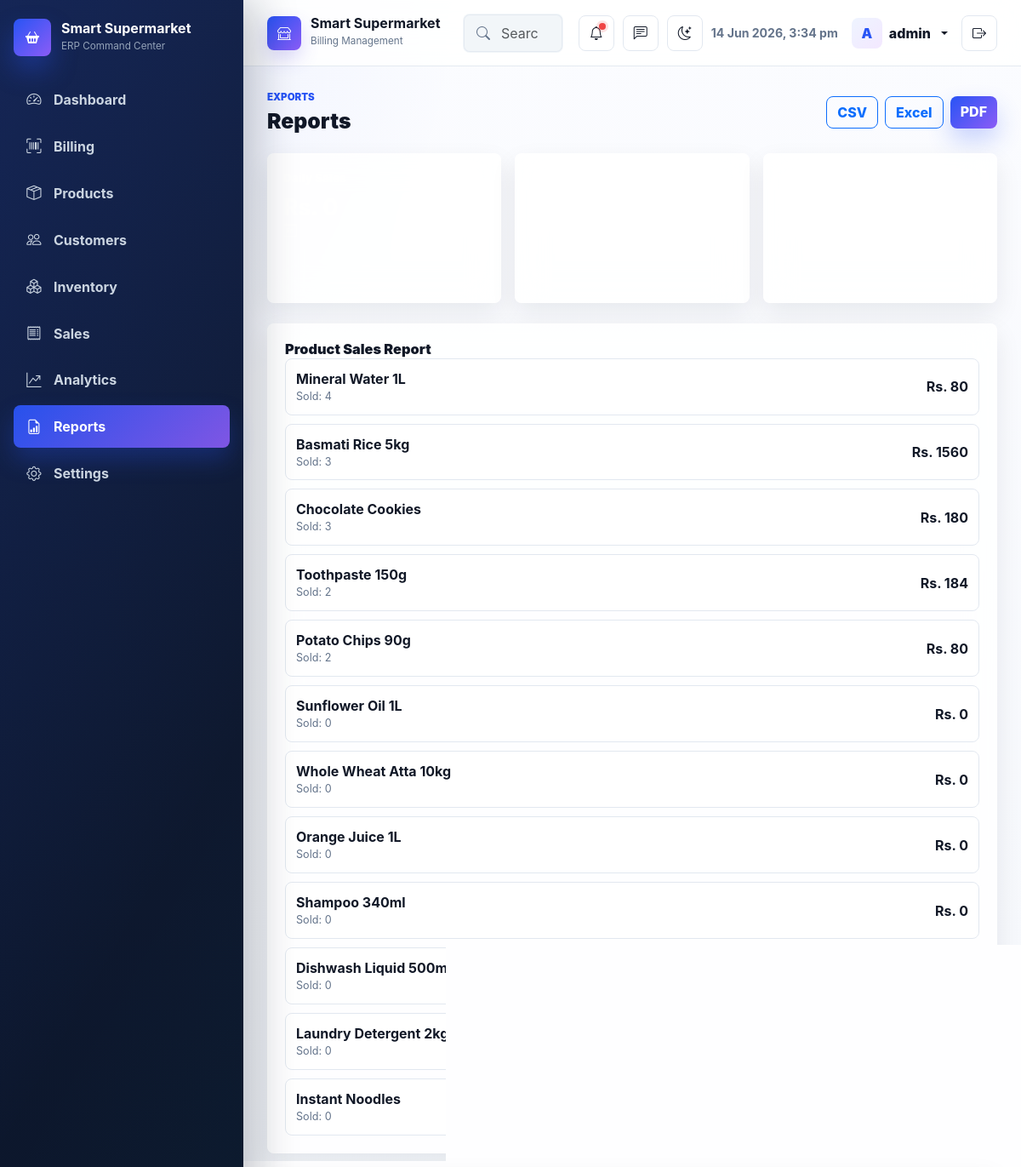
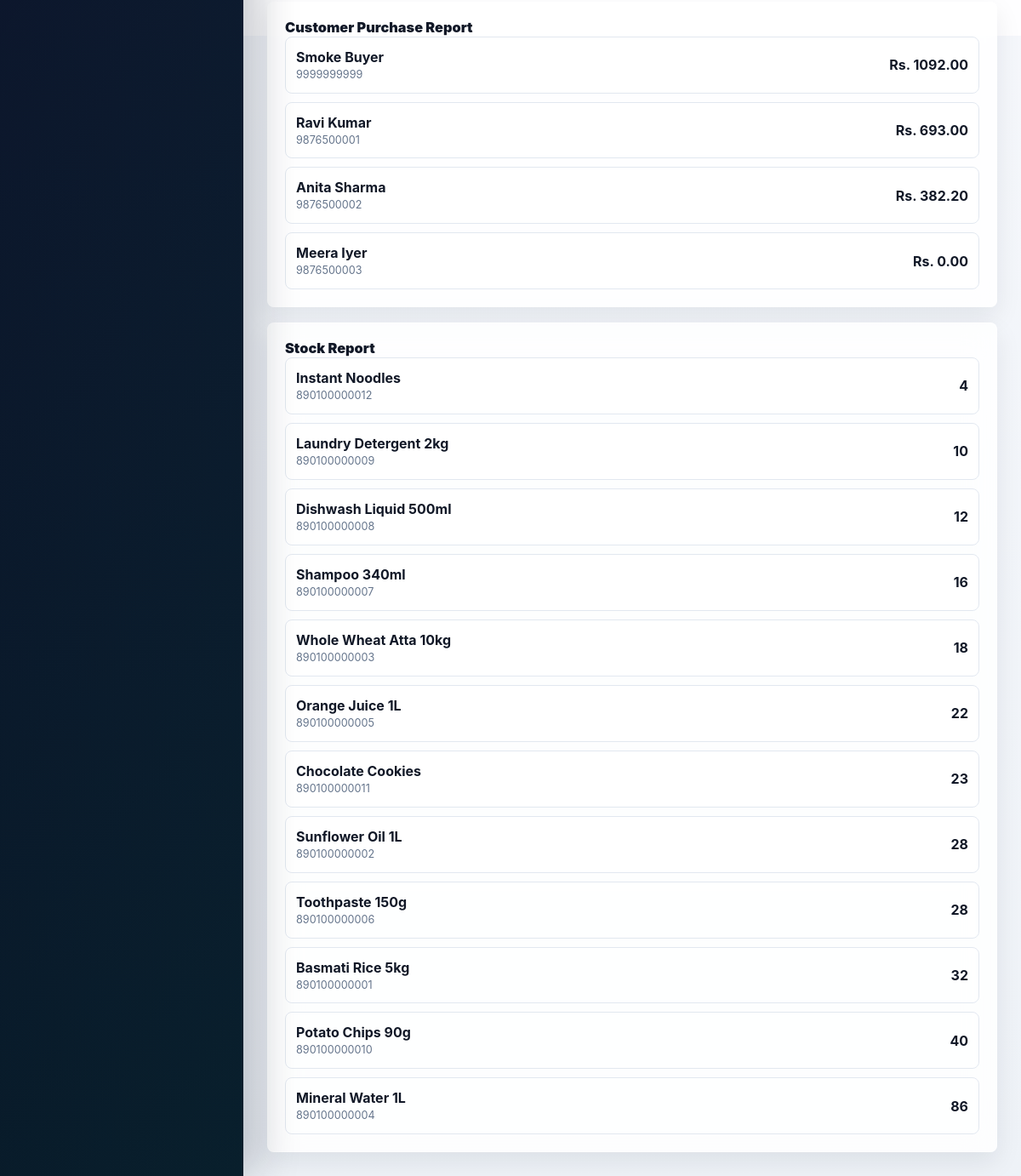
The app's page /reports/ (signed in) with its own data (2 pictures, top to bottom).
### billing/models.py (models this page shows, shortened)
class TimeStampedModel(models.Model):
    created_at = models.DateTimeField(auto_now_add=True)
    updated_at = models.DateTimeField(auto_now=True)
    class Meta:
        abstract = True

class Product(TimeStampedModel):
    name = models.CharField(max_length=180)
    barcode = models.CharField(max_length=64, unique=True, blank=True)
    category = models.ForeignKey(Category, on_delete=models.SET_NULL, null=True, blank=True, related_name='products')
    brand = models.CharField(max_length=120, blank=True)
    cost_price = models.DecimalField(max_digits=10, decimal_places=2, validators=[MinValueValidator(Decimal('0'))])
    selling_price = models.DecimalField(max_digits=10, decimal_places=2, validators=[MinValueValidator(Decimal('0'))])
    quantity = models.PositiveIntegerField(default=0)
    stock_level = models.PositiveIntegerField(default=10)
    image = models.ImageField(upload_to='products/', blank=True, null=True)
    description = models.TextField(blank=True)
    class Meta:
        ordering = ['name']

class Customer(TimeStampedModel):
    name = models.CharField(max_length=160)
    phone = models.CharField(max_length=20, unique=True)
    email = models.EmailField(blank=True)
    address = models.TextField(blank=True)
    total_purchases = models.DecimalField(max_digits=12, decimal_places=2, default=0)
    last_purchase_date = models.DateTimeField(blank=True, null=True)
    class Meta:
        ordering = ['name']

### billing/views.py (the view)
# urls.py: path('reports/', views.ReportsView.as_view(), name='reports'),
class ReportsView(StaffOnlyMixin, TemplateView):
    template_name = 'billing/reports.html'
    def get_context_data(self, **kwargs):
        context = super().get_context_data(**kwargs)
        today = timezone.localdate()
        context['daily_total'] = Bill.objects.filter(created_at__date=today).aggregate(total=Sum('grand_total'))['total'] or 0
        context['weekly_total'] = Bill.objects.filter(created_at__date__gte=today - timedelta(days=6)).aggregate(total=Sum('grand_total'))['total'] or 0
        context['monthly_total'] = Bill.objects.filter(created_at__date__month=today.month, created_at__date__year=today.year).aggregate(total=Sum('grand_total'))['total'] or 0
        context['product_sales'] = Product.objects.annotate(sold=Sum('bill_items__quantity'), revenue=Sum('bill_items__total_price')).order_by('-sold')[:12]
        context['customer_purchases'] = Customer.objects.order_by('-total_purchases')[:12]
        context['stock_report'] = Product.objects.order_by('quantity')[:12]
        return context

### billing/templates/billing/reports.html (shortened to what this page needs)
{% extends 'billing/base.html' %}
{% block content %}
<div class="page-head">
    <div><p class="eyebrow">Exports</p><h1>Reports</h1></div>
    <div class="d-flex gap-2">
        <a class="btn btn-outline-primary" href="{% url 'report_export' 'csv' %}">CSV</a>
        <a class="btn btn-outline-primary" href="{% url 'report_export' 'xlsx' %}">Excel</a>
        <a class="btn btn-primary" href="{% url 'report_export' 'pdf' %}">PDF</a>
    </div>
</div>
<div class="metric-grid compact">
    <div class="metric-card"><span>Daily Sales</span><strong>Rs. {{ daily_total }}</strong><i class="bi bi-calendar-day"></i></div>
    <div class="metric-card"><span>Weekly Sales</span><strong>Rs. {{ weekly_total }}</strong><i class="bi bi-calendar-week"></i></div>
    <div class="metric-card"><span>Monthly Sales</span><strong>Rs. {{ monthly_total }}</strong><i class="bi bi-calendar-month"></i></div>
</div>
<div class="report-grid mt-4">
    <section class="panel"><h2>Product Sales Report</h2>{% include 'billing/partials/report_products.html' with products=product_sales %}</section>
    <section class="panel"><h2>Customer Purchase Report</h2>{% include 'billing/partials/customer_rows.html' with customers=customer_purchases %}</section>
    <section class="panel"><h2>Stock Report</h2>{% include 'billing/partials/product_rows.html' with products=stock_report %}</section>
</div>
{% endblock %}

### billing/templates/billing/base.html (shortened to what this page needs)
{% load static %}
<!doctype html>
<html lang="en">
<head>
    <link href="https://cdn.jsdelivr.net/npm/bootstrap@5.3.8/dist/css/bootstrap.min.css" rel="stylesheet">
    <link href="https://cdn.jsdelivr.net/npm/bootstrap-icons@1.13.1/font/bootstrap-icons.min.css" rel="stylesheet">
    <link href="https://cdn.datatables.net/2.3.4/css/dataTables.bootstrap5.min.css" rel="stylesheet">
    <link href="https://cdn.jsdelivr.net/npm/aos@2.3.4/dist/aos.css" rel="stylesheet">
    <link href="{% static 'billing/css/app.css' %}" rel="stylesheet">
</head>
<body>
<div class="app-shell">
    <aside class="sidebar">
        <a class="brand" href="{% url 'dashboard' %}">
            <span class="brand-mark"><i class="bi bi-basket2-fill"></i></span>
            <span><b>{% if shop_settings %}{{ shop_settings.shop_name }}{% else %}Smart Supermarket{% endif %}</b><small>ERP Command Center</small></span>
        </a>
        <nav class="nav flex-column">
            <a class="nav-link {% if request.resolver_match.url_name == 'dashboard' %}active{% endif %}" href="{% url 'dashboard' %}"><i class="bi bi-speedometer2"></i> Dashboard</a>
            <a class="nav-link {% if request.resolver_match.url_name == 'billing' %}active{% endif %}" href="{% url 'billing' %}"><i class="bi bi-upc-scan"></i> Billing</a>
            <a class="nav-link {% if 'product' in request.resolver_match.url_name %}active{% endif %}" href="{% url 'product_list' %}"><i class="bi bi-box-seam"></i> Products</a>
            <a class="nav-link {% if 'customer' in request.resolver_match.url_name %}active{% endif %}" href="{% url 'customer_list' %}"><i class="bi bi-people"></i> Customers</a>
            <a class="nav-link {% if request.resolver_match.url_name == 'stock_alerts' %}active{% endif %}" href="{% url 'stock_alerts' %}"><i class="bi bi-boxes"></i> Inventory</a>
            <a class="nav-link {% if 'sales' in request.resolver_match.url_name or request.resolver_match.url_name == 'bill_detail' %}active{% endif %}" href="{% url 'sales_history' %}"><i class="bi bi-receipt"></i> Sales</a>
            <a class="nav-link {% if request.resolver_match.url_name == 'analytics' %}active{% endif %}" href="{% url 'analytics' %}"><i class="bi bi-graph-up-arrow"></i> Analytics</a>
            <a class="nav-link {% if request.resolver_match.url_name == 'reports' %}active{% endif %}" href="{% url 'reports' %}"><i class="bi bi-file-earmark-bar-graph"></i> Reports</a>
            <a class="nav-link {% if request.resolver_match.url_name == 'settings' %}active{% endif %}" href="{% url 'settings' %}"><i class="bi bi-gear"></i> Settings</a>
        </nav>
    </aside>
    <main class="main">
        <header class="topbar">
            <a class="topbar-store" href="{% url 'dashboard' %}">
                <span class="store-logo"><i class="bi bi-shop-window"></i></span>
                <span><b>{% if shop_settings %}{{ shop_settings.shop_name }}{% else %}Smart Supermarket{% endif %}</b><small>Billing Management</small></span>
            </a>
            <div class="search-wrap">
                <i class="bi bi-search"></i>
                <input class="form-control" type="search" placeholder="Search invoices, products, customers">
            </div>
            <div class="topbar-actions">
                <button class="icon-btn position-relative" title="Notifications"><i class="bi bi-bell"></i><span class="status-dot"></span></button>
                <button class="icon-btn" title="Messages"><i class="bi bi-chat-left-text"></i></button>
                <button class="icon-btn" id="themeToggle" title="Toggle dark mode" aria-label="Toggle dark mode"><i class="bi bi-moon-stars"></i></button>
                <span class="clock" id="currentClock"></span>
                <div class="dropdown">
                    <button class="profile dropdown-toggle" data-bs-toggle="dropdown">
                        <span class="avatar">{{ request.user.username|slice:":1"|upper }}</span>
                        <span>{{ request.user.username }}</span>
                    </button>
                </div>
                <form method="post" action="{% url 'logout' %}" class="d-none d-xl-block">
                    <button class="icon-btn danger" type="submit" title="Logout"><i class="bi bi-box-arrow-right"></i></button>
                </form>
            </div>
        </header>
        <section class="content">
            {% block content %}{% endblock %}
        </section>
    </main>
</div>
</body>
</html>

### billing/templates/billing/partials/report_products.html
<div class="list-stack">
    {% for product in products %}
        <div class="mini-row">
            <span><strong>{{ product.name }}</strong><small>Sold: {{ product.sold|default:0 }}</small></span>
            <b>Rs. {{ product.revenue|default:0 }}</b>
        </div>
    {% empty %}
        <p class="empty">No sales yet.</p>
    {% endfor %}
</div>

### billing/templates/billing/partials/customer_rows.html
<div class="list-stack">
    {% for customer in customers %}
        <a class="mini-row" href="{% url 'customer_history' customer.pk %}">
            <span><strong>{{ customer.name }}</strong><small>{{ customer.phone }}</small></span>
            <b>Rs. {{ customer.total_purchases }}</b>
        </a>
    {% empty %}
        <p class="empty">No customers yet.</p>
    {% endfor %}
</div>

### billing/templates/billing/partials/product_rows.html
<div class="list-stack">
    {% for product in products %}
        <a class="mini-row" href="{% url 'product_edit' product.pk %}">
            <span><strong>{{ product.name }}</strong><small>{{ product.barcode }}</small></span>
            <b>{{ product.quantity }}</b>
        </a>
    {% empty %}
        <p class="empty">No products yet.</p>
    {% endfor %}
</div>

### records on screen
Product: name "Mineral Water 1L", sold "4", revenue "80", barcode "890100000004", quantity "86"
Product: name "Basmati Rice 5kg", sold "3", revenue "1560", barcode "890100000001", quantity "32"
Product: name "Chocolate Cookies", sold "3", revenue "180", barcode "890100000011", quantity "23"
Product: name "Toothpaste 150g", sold "2", revenue "184", barcode "890100000006", quantity "28"
Product: name "Potato Chips 90g", sold "2", revenue "80", barcode "890100000010", quantity "40"
Product: name "Sunflower Oil 1L", sold "0", revenue "0", barcode "890100000002", quantity "28"
Product: name "Whole Wheat Atta 10kg", sold "0", revenue "0", barcode "890100000003", quantity "18"
Product: name "Orange Juice 1L", sold "0", revenue "0", barcode "890100000005", quantity "22"
Product: name "Shampoo 340ml", sold "0", revenue "0", barcode "890100000007", quantity "16"
Product: name "Dishwash Liquid 500ml", sold "0", barcode "890100000008", quantity "12"
Product: name "Laundry Detergent 2kg", sold "0", barcode "890100000009", quantity "10"
Product: name "Instant Noodles", sold "0", barcode "890100000012", quantity "4"
Customer: name "Smoke Buyer", phone "9999999999", total_purchases "1092.00"
Customer: name "Ravi Kumar", phone "9876500001", total_purchases "693.00"
Customer: name "Anita Sharma", phone "9876500002", total_purchases "382.20"
Customer: name "Meera Iyer", phone "9876500003", total_purchases "0.00"

### other values on screen
{{ request.user.username|slice:":1"|upper }} "A"
{{ request.user.username }} "admin"
